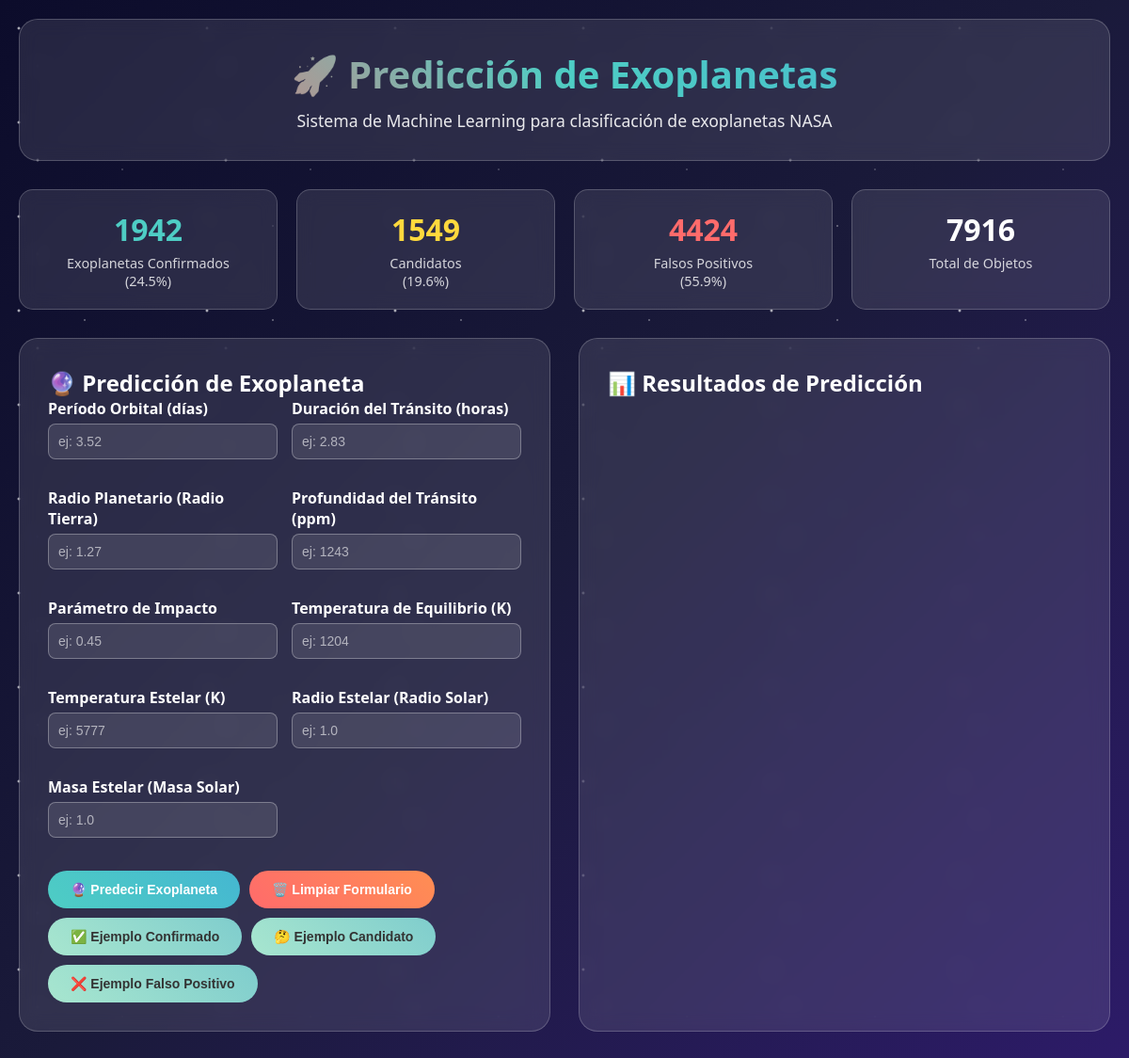
Before: /exoplanet-ai/predict/ with the older database file.
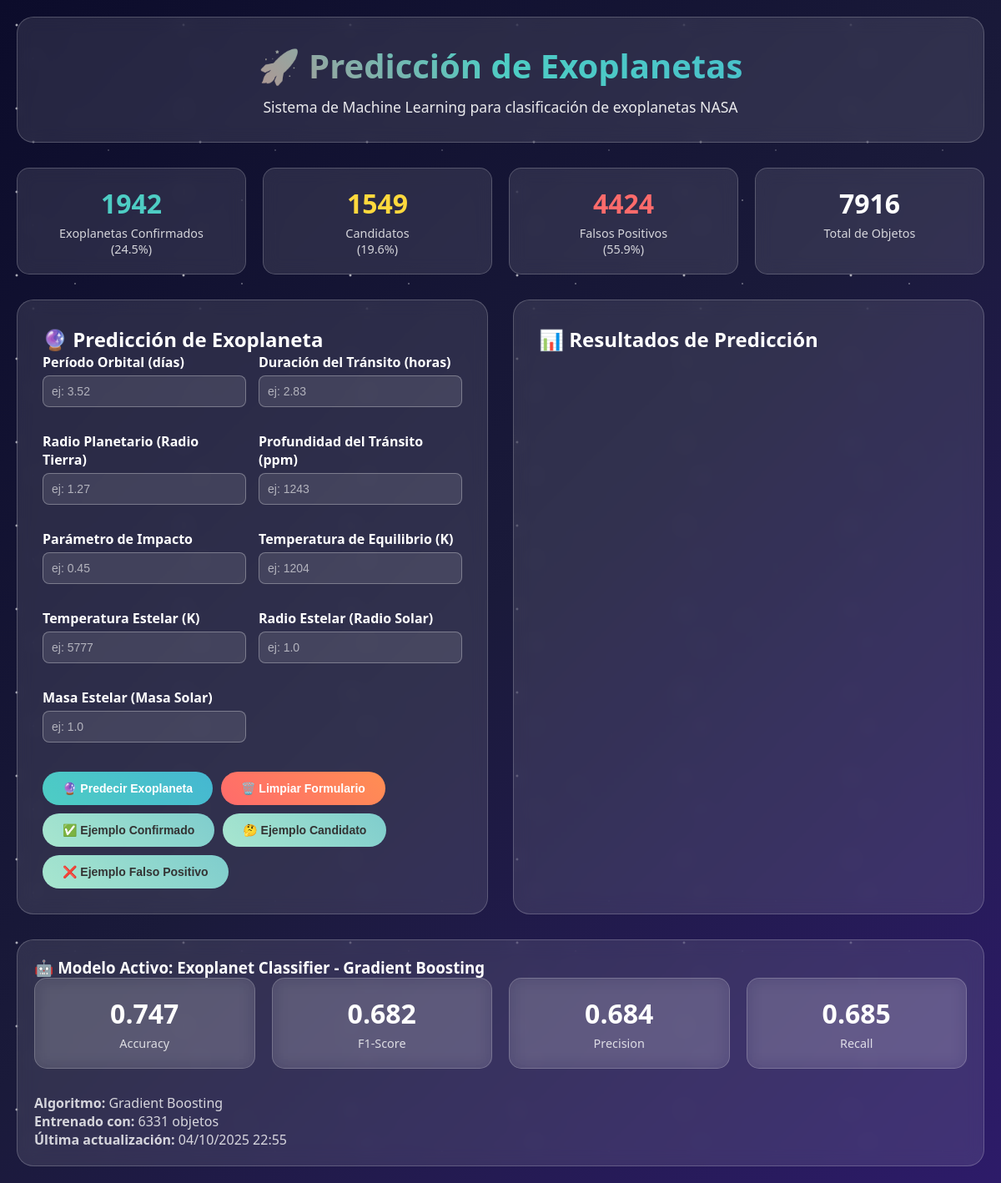
After: the same page with the newer database file.
### apps/exoplanet_ai/models.py (models this page shows, shortened)
class MLModel(models.Model):
    name = models.CharField(max_length=100, unique=True)
    algorithm = models.CharField(
        max_length=50,
        choices=[
            ('RANDOM_FOREST', 'Random Forest'),
            ('SVM', 'Support Vector Machine'),
            ('NEURAL_NETWORK', 'Neural Network'),
            ('GRADIENT_BOOSTING', 'Gradient Boosting'),
            ('LOGISTIC_REGRESSION', 'Logistic Regression'),
        ]
    )
    accuracy = models.FloatField(
        validators=[MinValueValidator(0.0), MaxValueValidator(1.0)]
    )
    precision = models.FloatField(
        validators=[MinValueValidator(0.0), MaxValueValidator(1.0)]
    )
    recall = models.FloatField(
        validators=[MinValueValidator(0.0), MaxValueValidator(1.0)]
    )
    f1_score = models.FloatField(
        validators=[MinValueValidator(0.0), MaxValueValidator(1.0)]
    )
    training_size = models.IntegerField(validators=[MinValueValidator(1)])
    test_size = models.IntegerField(validators=[MinValueValidator(1)])
    features_used = models.JSONField(
        help_text="Lista de características utilizadas para el entrenamiento"
    )
    hyperparameters = models.JSONField(
        blank=True,
        null=True,
        help_text="Hiperparámetros del modelo"
    )
    model_file_path = models.CharField(
        max_length=500,
        help_text="Ruta al archivo del modelo serializado"
    )
    scaler_file_path = models.CharField(
        max_length=500,
        blank=True,
        null=True,
        help_text="Ruta al archivo del scaler utilizado"
    )
    is_active = models.BooleanField(
        default=False,
        help_text="Indica si este es el modelo activo para predicciones"
    )
    created_at = models.DateTimeField(auto_now_add=True)
    notes = models.TextField(blank=True, null=True)
    class Meta:
        verbose_name = "ML Model"
        verbose_name_plural = "ML Models"
        ordering = ['-created_at']

### apps/exoplanet_ai/prediction_views.py (the view)
# urls.py: path('predict/', prediction_views.prediction_dashboard, name='prediction_dashboard'),
def prediction_dashboard(request):
    total_objects = ExoplanetData.objects.count()
    confirmed_count = ExoplanetData.objects.filter(original_disposition='CONFIRMED').count()
    candidate_count = ExoplanetData.objects.filter(original_disposition='CANDIDATE').count()
    false_positive_count = ExoplanetData.objects.filter(original_disposition='FALSE_POSITIVE').count()
    active_model = MLModel.objects.filter(is_active=True).first()
    all_models = MLModel.objects.all().order_by('-f1_score')
    context = {
        'total_objects': total_objects,
        'confirmed_count': confirmed_count,
        'candidate_count': candidate_count,
        'false_positive_count': false_positive_count,
        'confirmed_percentage': round((confirmed_count / total_objects) * 100, 1) if total_objects > 0 else 0,
        'candidate_percentage': round((candidate_count / total_objects) * 100, 1) if total_objects > 0 else 0,
        'false_positive_percentage': round((false_positive_count / total_objects) * 100, 1) if total_objects > 0 else 0,
        'active_model': active_model,
        'all_models': all_models,
    }
    return render(request, 'exoplanet_ai/prediction_dashboard.html', context)

### templates/exoplanet_ai/prediction_dashboard.html (shortened to what the changed rows need)
{% load static %}
<!DOCTYPE html>
<html lang="es">
<head>
</head>
<body>
    <div class="container">
        <div class="header">
            <h1>🚀 Predicción de Exoplanetas</h1>
        </div>
        <div class="main-content">
            <div class="prediction-form">
                <h2>🔮 Predicción de Exoplaneta</h2>
            </div>
            <div class="prediction-results">
                <h2>📊 Resultados de Predicción</h2>
            </div>
        </div>
        {% if active_model %}
        <div class="model-info">
            <h3>🤖 Modelo Activo: {{ active_model.name }}</h3>
            <div class="stats-grid">
                <div class="stat-card">
                    <div class="stat-number">{{ active_model.accuracy|floatformat:3 }}</div>
                    <div class="stat-label">Accuracy</div>
                </div>
                <div class="stat-card">
                    <div class="stat-number">{{ active_model.f1_score|floatformat:3 }}</div>
                    <div class="stat-label">F1-Score</div>
                </div>
                <div class="stat-card">
                    <div class="stat-number">{{ active_model.precision|floatformat:3 }}</div>
                    <div class="stat-label">Precision</div>
                </div>
                <div class="stat-card">
                    <div class="stat-number">{{ active_model.recall|floatformat:3 }}</div>
                    <div class="stat-label">Recall</div>
                </div>
            </div>
            <p style="margin-top: 15px; opacity: 0.8;">
                <strong>Algoritmo:</strong> {{ active_model.get_algorithm_display }}<br>
                <strong>Entrenado con:</strong> {{ active_model.training_size }} objetos<br>
                <strong>Última actualización:</strong> {{ active_model.created_at|date:"d/m/Y H:i" }}
            </p>
        </div>
        {% endif %}
    </div>
</body>
</html>

Changed rows visible on the page:
added MLModel: name "Exoplanet Classifier - Gradient Boosting", accuracy "0.747", f1_score "0.682", precision "0.684", recall "0.685", algorithm "Gradient Boosting", training_size "6331", created_at "04/10/2025 22:55"
Other visible differences:
text now shown: "🤖 Modelo Activo: Accuracy F1-Score Precision Recall Algoritmo: Entrenado con: objetos Última actualización:"
